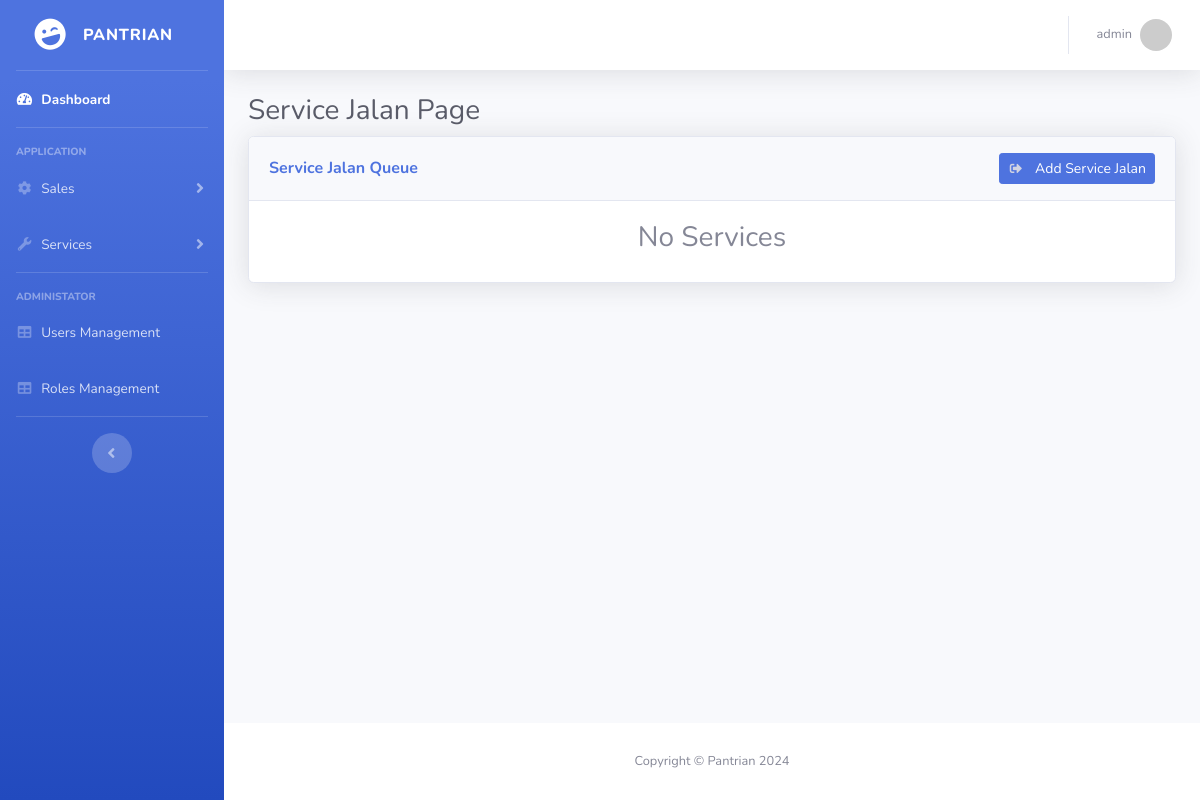
Before: /pages/wservice.php (signed in) with the older database file.
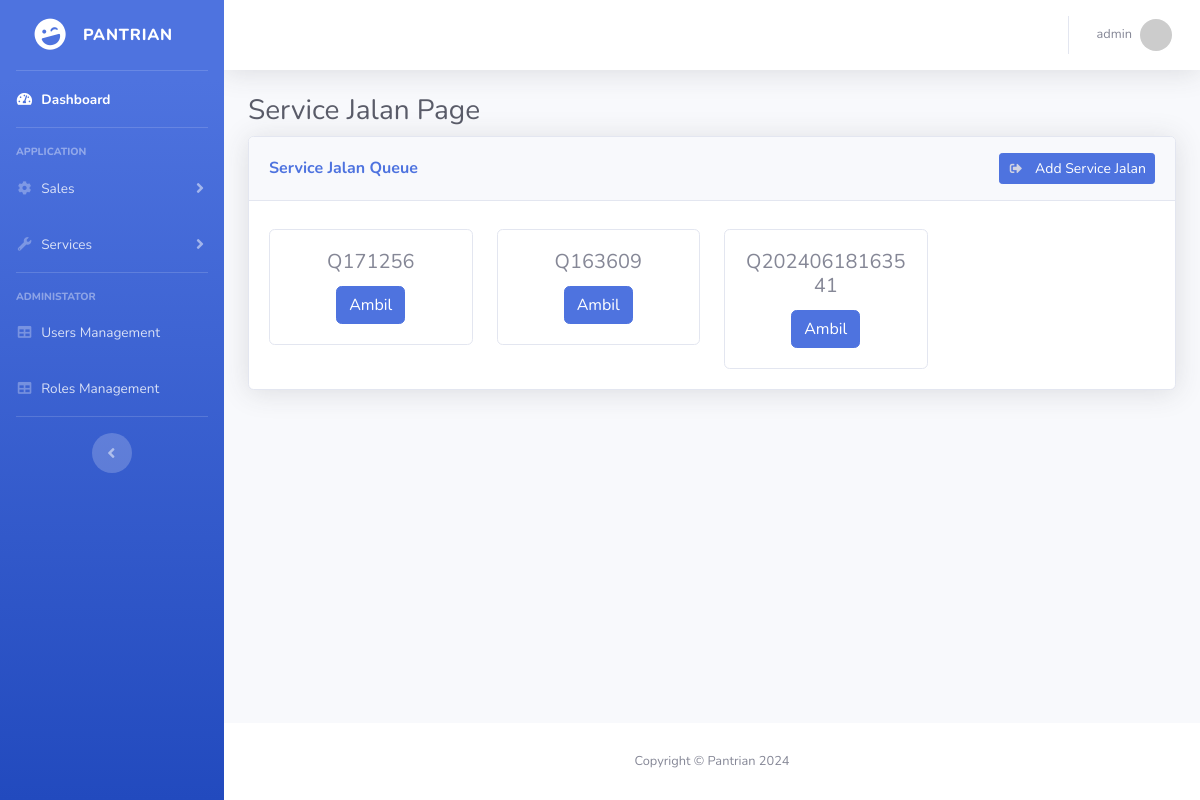
After: the same page with the newer database file.
### tables this page shows
CREATE TABLE `services` (
  `id` int NOT NULL,
  `nama` varchar(255) DEFAULT NULL,
  `nomerhp` varchar(20) DEFAULT NULL,
  `montor` text,
  `user_id` int DEFAULT NULL,
  `service_type` int NOT NULL,
  `status` int NOT NULL,
  `deskripsi` text,
  `total` varchar(255) DEFAULT NULL,
  `codeq` text NOT NULL,
  `created_at` datetime NOT NULL DEFAULT CURRENT_TIMESTAMP ON UPDATE CURRENT_TIMESTAMP
);

### pages/wservice.php (the view, shortened to what this page needs)
<?php
    $title = "Service Jalan Page";
    require_once("../layout/header.php");
    require_once("../db.php");
    function getServices() {
        global $db;
        $sql = "SELECT * FROM services WHERE status != 1 and status != 2 AND service_type = 2 ORDER BY id DESC";
        $result = $db->query($sql);
        $services = [];
        if ($result->num_rows > 0) {
            while($row = $result->fetch_assoc()) {
                $services[] = $row;
            }
        }
        return $services;
    }
    function getBtnStatus($id, $status, $user_id) {
        if ($status == 0) {
            return '
            <form action="" method="post">
                <input type="hidden" name="id" value="'.$id.'">
                <input type="hidden" name="service_type" value="2">
                <input type="hidden" name="status" value="555">
                <input type="hidden" name="user_id" value="' . $_SESSION['user']['id'] . '">
                <button class="btn btn-primary" name="setqueue" type="submit">Ambil</button>
            </form>
            ';
        } else if ($status == 555 && $user_id != $_SESSION['user']['id']) {
            return '<button class="btn btn-primary">Sudah Diambil</button>';
        }
    }
?>
    <div id="wrapper">
        <?php require_once("../layout/sidebar.php"); ?>
        <div id="content-wrapper" class="d-flex flex-column">
            <div id="content">
                <?php  require_once("../layout/topbar.php"); ?>
                <div class="container-fluid">
                    <h1 class="h3 mb-2 text-gray-800"><?= $title ?></h1>
                    <div class="card shadow mb-4">
                        <div class="card-header py-3 d-flex justify-content-between">
                            <h6 class="m-0 my-auto font-weight-bold text-primary ">Service Jalan Queue</h6>
                            <form action="" method="post">
                                <button class="btn btn-primary btn-sm" name="addqueue" type="submit">
                                    <i class="fas fa-sign-out-alt fa-sm fa-fw mr-2 text-gray-400"></i>
                                    Add Service Jalan
                                </button>
                            </form>
                        </div>
                        <div class="card-body">
                                <?php
                                    $services = getServices();
                                    if (count($services) == 0) {
                                        echo "<h3 class='text-center'>No Services</h3>";
                                    } else {
                                        echo "<div class='row'>";
                                        foreach ($services as $service) {
                                            echo '
                                            <div class="col-sm-3 mt-2">
                                                <div class="card">
                                                    <div class="card-body">
                                                        <h5 class="card-title text-center">' . $service["codeq"] . '</h5>
                                                        <div class="text-center">
                                                            ' . getBtnStatus($service["id"],$service["status"], $service["user_id"]) . '
                                                        </div>
                                                    </div>
                                                </div>
                                            </div>
                                            ';
                                        }
                                        echo "</div>";
                                    }
                                ?>
                        </div>
                    </div>
                </div>
            </div>
            <?php require_once("../layout/bottombar.php"); ?>
        </div>
        </div>
    <?php
        require_once("../layout/footer.php");
    ?>

### layout/header.php (shortened to what this page needs)
<!DOCTYPE html>
<html lang="en">
<head>
    <link href="../assets/vendor/fontawesome-free/css/all.min.css" rel="stylesheet" type="text/css">
    <link href="../assets/css/sb-admin-2.min.css" rel="stylesheet">
    <link href="../assets/vendor/datatables/dataTables.bootstrap4.min.css" rel="stylesheet">
</head>
<body class="bg-gradient-primary" id="page-top">

### layout/sidebar.php (shortened to what this page needs)
<ul class="navbar-nav bg-gradient-primary sidebar sidebar-dark accordion" id="accordionSidebar">
    <a class="sidebar-brand d-flex align-items-center justify-content-center" href="index.html">
        <div class="sidebar-brand-icon rotate-n-15">
            <i class="fas fa-laugh-wink"></i>
        </div>
        <div class="sidebar-brand-text mx-3">Pantrian</div>
    </a>
    <hr class="sidebar-divider my-0">
    <li class="nav-item active">
        <a class="nav-link" href="../pages/dashboard.php">
            <i class="fas fa-fw fa-tachometer-alt"></i>
            <span>Dashboard</span></a>
    </li>
    <hr class="sidebar-divider">
    <div class="sidebar-heading">
        Application
    </div>
    <li class="nav-item">
        <a class="nav-link collapsed" href="#" data-toggle="collapse" data-target="#collapseTwo"
            aria-expanded="true" aria-controls="collapseTwo">
            <i class="fas fa-fw fa-cog"></i>
            <span>Sales</span>
        </a>
    </li>
    <li class="nav-item">
        <a class="nav-link collapsed" href="#" data-toggle="collapse" data-target="#collapseUtilities"
            aria-expanded="true" aria-controls="collapseUtilities">
            <i class="fas fa-fw fa-wrench"></i>
            <span>Services</span>
        </a>
    </li>
    <hr class="sidebar-divider">
    <div class="sidebar-heading">
        Administator
    </div>
    <li class="nav-item">
        <a class="nav-link" href="../pages/users.php">
            <i class="fas fa-fw fa-table"></i>
            <span>Users Management</span></a>
    </li>
    <li class="nav-item">
        <a class="nav-link" href="../pages/roles.php">
            <i class="fas fa-fw fa-table"></i>
            <span>Roles Management</span></a>
    </li>
    <hr class="sidebar-divider d-none d-md-block">
    <div class="text-center d-none d-md-inline">
        <button class="rounded-circle border-0" id="sidebarToggle"></button>
    </div>
</ul>

### layout/topbar.php (shortened to what this page needs)
<nav class="navbar navbar-expand navbar-light bg-white topbar mb-4 static-top shadow">
                    <ul class="navbar-nav ml-auto">
                        <li class="nav-item dropdown no-arrow">
                            <a class="nav-link dropdown-toggle" href="#" id="userDropdown" role="button"
                                data-toggle="dropdown" aria-haspopup="true" aria-expanded="false">
                                <span class="mr-2 d-none d-lg-inline text-gray-600 small"><?= $_SESSION['user']['username']?></span>
                                <img class="img-profile rounded-circle"
                                    src="https://placehold.co/123/1F2544/FFD0EC?text=<?=  substr($_SESSION['user']['username'], 0, 1) ?>&font=roboto">
                            </a>
                        </li>
                    </ul>
                </nav>

### layout/bottombar.php
<footer class="sticky-footer bg-white">
    <div class="container my-auto">
        <div class="copyright text-center my-auto">
            <span>Copyright &copy; Pantrian 2024</span>
        </div>
    </div>
</footer>

### layout/footer.php (shortened to what this page needs)
</body>
</html>

Changed rows visible on the page:
added services: codeq "Q171256"
added services: codeq "Q163609"
added services: codeq "Q20240618163541"
Other visible differences:
text no longer shown: "No Services"
